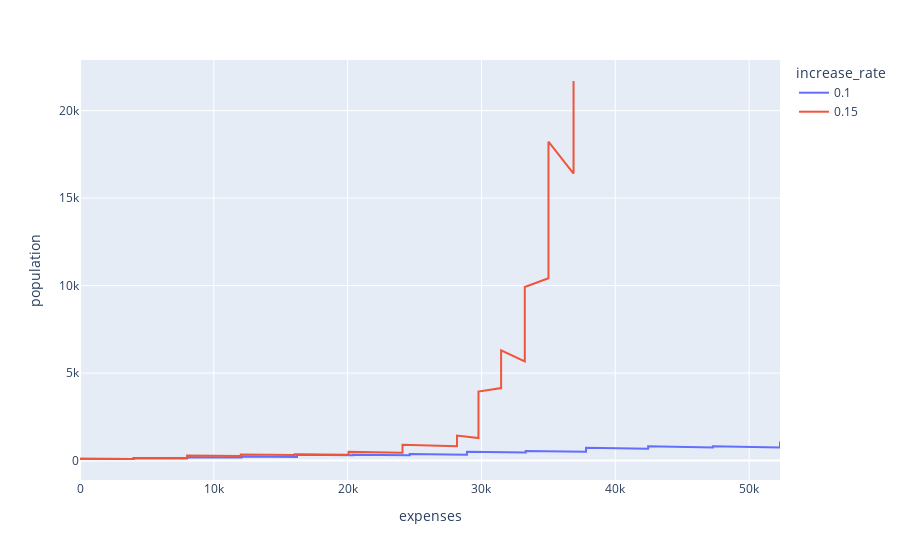

Notebook code for this chart:
### Code cell
# Filter data frame so that we get the data from the 1st MC run
filtered_df = df.query('run == 1')

filtered_df.plot(
    kind='line',
    x='expenses', # Variable on the horizontal axis
    y='population', # Variables on the vertical axis
    color='increase_rate' # Color by prey_death_parameter
)

### Figure 1 — Plotly figure (JSON) as saved in the notebook; plotly's stock layout.template omitted (floating-point values rounded to 4 significant figures; data arrays with more than 128 entries replaced by an {"elided": "..."} marker saying what was removed)
{"data": [{"hovertemplate": "increase_rate=0.1<br>expenses=%{x}<br>population=%{y}<extra></extra>", "legendgroup": "0.1", "line": {"color": "#636efa", "dash": "solid"}, "mode": "lines", "name": "0.1", "orientation": "v", "showlegend": true, "type": "scatter", "x": {"elided": "366 float values"}, "xaxis": "x", "y": {"elided": "366 int values"}, "yaxis": "y"}, {"hovertemplate": "increase_rate=0.15<br>expenses=%{x}<br>population=%{y}<extra></extra>", "legendgroup": "0.15", "line": {"color": "#EF553B", "dash": "solid"}, "mode": "lines", "name": "0.15", "orientation": "v", "showlegend": true, "type": "scatter", "x": {"elided": "366 float values"}, "xaxis": "x", "y": {"elided": "366 int values"}, "yaxis": "y"}], "layout": {"legend": {"title": {"text": "increase_rate"}, "tracegroupgap": 0}, "margin": {"t": 60}, "xaxis": {"anchor": "y", "domain": [0, 1], "title": {"text": "expenses"}}, "yaxis": {"anchor": "x", "domain": [0, 1], "title": {"text": "population"}}}}
